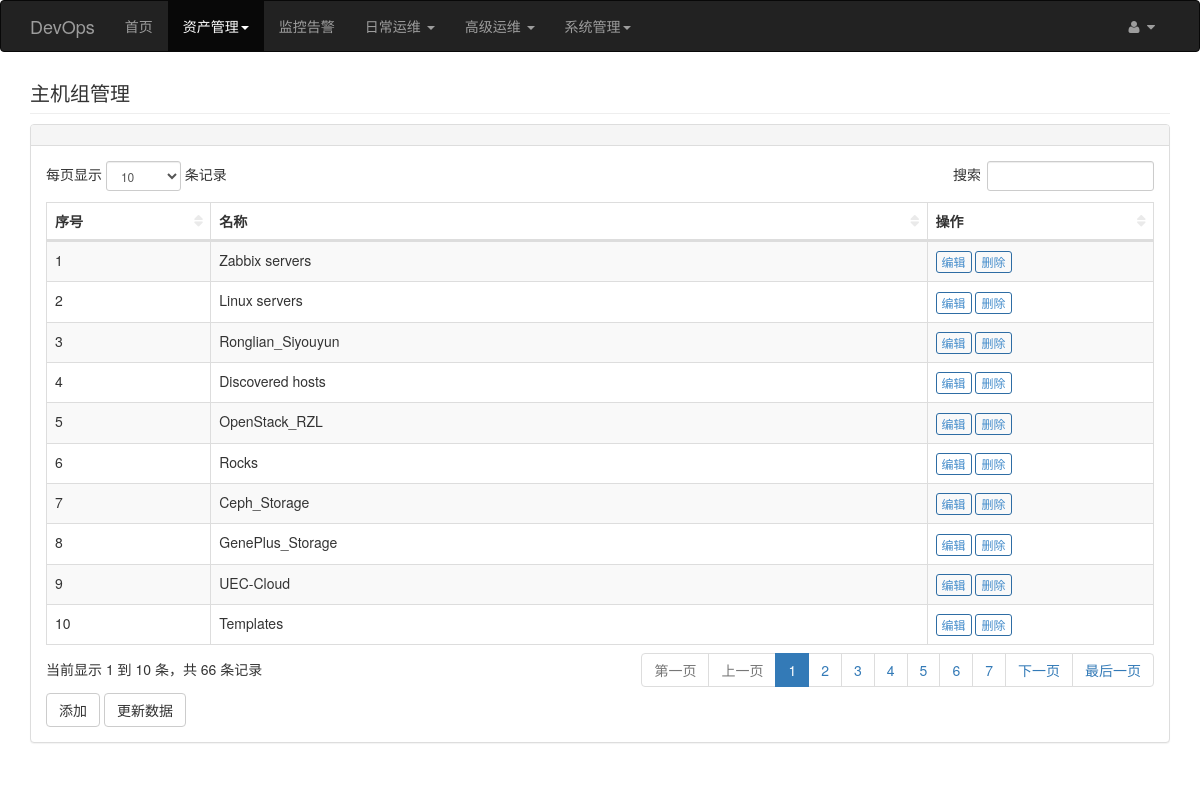
The app's page /host_group/index (signed in) with its own data.
### app/models.py (models this page shows, shortened)
class Base(db.Model):
    __abstract__ = True
    id = db.Column(db.Integer, primary_key=True)
    created_at = db.Column(db.DateTime, default=datetime.now)
    updated_at = db.Column(db.DateTime, default=datetime.now, onupdate=datetime.now)

class HostGroup(Base):
    __tablename__ = 'host_groups'
    name = db.Column(db.String(50), unique=True)
    groupid = db.Column(db.Integer, default=0)
    notes = db.Column(db.TEXT())
    hosts = db.relationship('Inventory', secondary=mid_host_group_inventorys,
                            backref=db.backref('host_groups', lazy='dynamic'))

### app/host_group/views.py (the view)
@host_group.route('/index', methods=['GET'])
@login_required
def index():
    header = u'主机组管理'
    objects = HostGroup.query.all()
    return _render('index', locals())

### app/auth/views.py (called while the page is built)
@auth.before_app_request
def before_request():
    if current_user.is_authenticated:
        if not current_user.confirmed \
                and request.endpoint \
                and request.endpoint[:5] != 'auth.' \
                and request.endpoint != 'static':
            return redirect(url_for('auth.unconfirmed'))

### app/host_group/views.py (called while the page is built)
def _render(content, kwargs={}):
    kwargs.update(title_name=u'主机组')
    html = "host_group/%s.html" % content
    return render_template(html, **kwargs)

### app/models.py (called while the page is built)
    @login_manager.user_loader
    def load_user(user_id):
        return User.query.get(int(user_id))

### app/templates/host_group/index.html (shortened to what this page needs)
{% extends "extends/base_table.html" %}
{% block table_content %}
    {% import 'macros/render_btn.html' as macros %}
    <div class="dataTable_wrapper">
        <table class="table table-striped table-bordered table-hover" id="dataTables-example">
            <thead>
            <tr>
                <th>序号</th>
                <th>名称</th>
                <th>操作</th>
            </tr>
            </thead>
            <tbody>
            {% for h in objects %}
                <tr>
                    <td>{{ loop.index }}</td>
                    <td>{{ h.name }}</td>
                    <td>
                        {{ macros.render_btn('编辑', 'host_group.edit', h.id) }}
                        {{ macros.render_btn('删除', 'host_group.delete', h.id) }}
                    </td>
                </tr>
            {% endfor %}
            </tbody>
        </table>
    </div>
    <div>
        {{ macros.render_add_btn('host_group.new') }}
        {{ macros.render_load_btn('更新数据') }}
    </div>
{% endblock %}

### app/templates/macros/render_btn.html (shortened to what this page needs)
{% macro render_btn(name, url, id) %}
    <a href="{{ url_for(url, id=id) }}"
       class="btn btn-outline btn-primary btn-xs">{{ name }}
    </a>
{% endmacro %}
{% macro render_load_btn(name, tip_msg='') %}
    {% set tip_msg = tip_msg or "正在%s" % name %}
    <a href="#" id="load" data-loading-text="<i class='fa fa-spinner fa-spin'></i> {{ tip_msg }} "
       class="btn btn-outline btn-default">{{ name }}
    </a>
{% endmacro %}
{% macro render_add_btn(url) %}
    <a href="{{ url_for(url) }}" class="btn btn-outline btn-default">添加</a>
{% endmacro %}

### app/static/bs/css/sb-admin-2.css (style rules this page uses)
body { background-color: #f8f8f8; }
.btn-outline { color: inherit; background-color: transparent; transition: all .5s; }
.btn-primary.btn-outline { color: #428bca; }
table.dataTable thead .sorting, table.dataTable thead .sorting_asc, table.dataTable thead .sorting_desc, table.dataTable thead .sorting_asc_disabled, table.dataTable thead .sorting_desc_disabled { background: 0 0; }
table.dataTable thead .sorting_asc:after { content: "\f0de"; float: right; font-family: fontawesome; }
table.dataTable thead .sorting:after { content: "\f0dc"; float: right; font-family: fontawesome; color: rgba(50,50,50,.5); }

### app/static/bs/css/custom.css (style rules this page uses)
body { background-color: #fff; }

### records on screen
HostGroup: name "Zabbix servers", name "编辑 删除"
HostGroup: name "Linux servers", name "编辑 删除"
HostGroup: name "Ronglian_Siyouyun", name "编辑 删除"
HostGroup: name "Discovered hosts", name "编辑 删除"
HostGroup: name "OpenStack_RZL", name "编辑 删除"
HostGroup: name "Rocks", name "编辑 删除"
HostGroup: name "Ceph_Storage", name "编辑 删除"
HostGroup: name "GenePlus_Storage", name "编辑 删除"
HostGroup: name "UEC-Cloud", name "编辑 删除"
HostGroup: name "Templates", name "编辑 删除"

### other values on screen
{{ header }} "主机组管理"
{{ name }} "更新数据"
